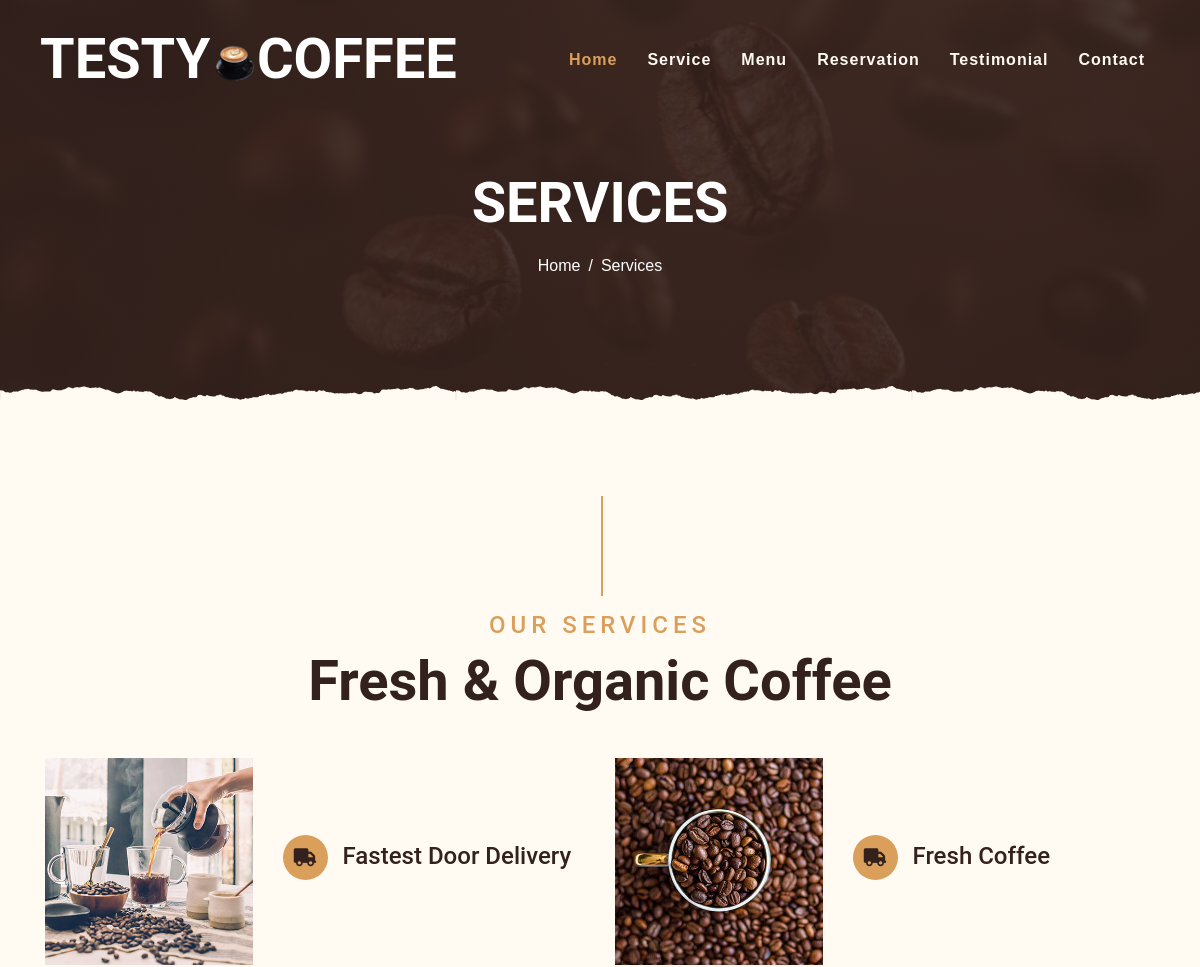
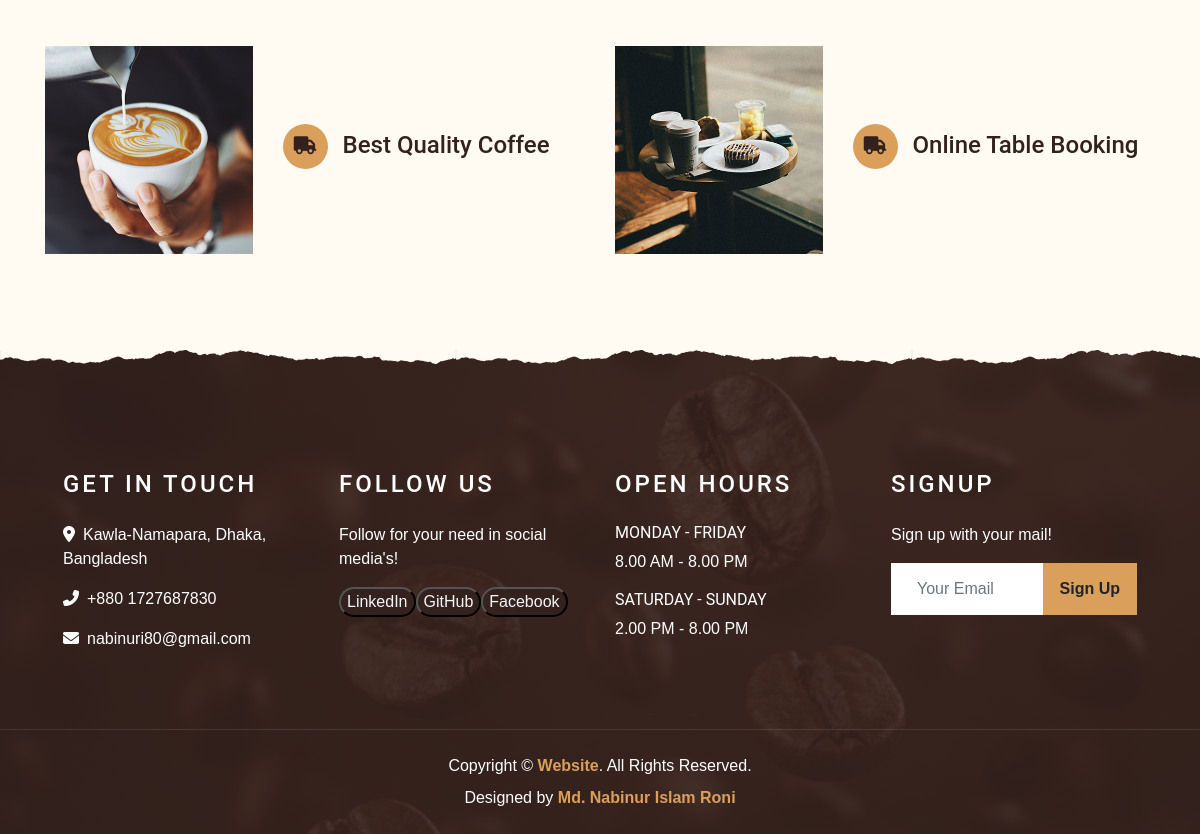
The app's page /service/ with its own data (2 pictures, top to bottom).
### header/models.py (models this page shows)
class All(models.Model):
    title=models.CharField(max_length=100,null=True,default=None,blank=True)
    favicon=models.ImageField(upload_to="",null=True,default=None,blank=True)
    logotext1=models.CharField(max_length=100,null=True,default=None,blank=True)
    logoimg=models.ImageField(upload_to="",null=True,default=None,blank=True)
    logotext2=models.CharField(max_length=100,null=True,default=None,blank=True)
    nav1=models.CharField(max_length=100,null=True,default=None,blank=True)
    nav2=models.CharField(max_length=100,null=True,default=None,blank=True)
    nav3=models.CharField(max_length=100,null=True,default=None,blank=True)
    nav4=models.CharField(max_length=100,null=True,default=None,blank=True)
    nav5=models.CharField(max_length=100,null=True,default=None,blank=True)
    nav6=models.CharField(max_length=100,null=True,default=None,blank=True)

### service/models.py (models this page shows)
class Redirect(models.Model):
    title=models.CharField(max_length=100,null=True,default=None,blank=True)
    nav1=models.CharField(max_length=100,null=True,default=None,blank=True)
    slash=models.CharField(max_length=100,null=True,default=None,blank=True)
    nav2=models.CharField(max_length=100,null=True,default=None,blank=True)

class Serviceinfo(models.Model):
    type=models.CharField(max_length=200,null=True,default=None,blank=True)
    title=models.CharField(max_length=200,null=True,default=None,blank=True)

class Listinfo(models.Model):
    img=models.ImageField(upload_to="",null=True,default=None,blank=True)
    list=models.CharField(max_length=100,null=True,default=None,blank=True)

### footer/models.py (models this page shows)
class Allinfo(models.Model):
    title1=models.CharField(max_length=150,null=True,default=None,blank=True)
    addr=models.CharField(max_length=150,null=True,default=None,blank=True)
    phone=models.CharField(max_length=150,null=True,default=None,blank=True)
    email=models.EmailField(max_length=150,null=True,default=None,blank=True)
    title2=models.CharField(max_length=150,null=True,default=None,blank=True)
    text1=models.CharField(max_length=150,null=True,default=None,blank=True)
    link1=models.CharField(max_length=150,null=True,default=None,blank=True)
    link2=models.CharField(max_length=150,null=True,default=None,blank=True)
    link3=models.CharField(max_length=150,null=True,default=None,blank=True)
    title3=models.CharField(max_length=150,null=True,default=None,blank=True)
    week1=models.CharField(max_length=150,null=True,default=None,blank=True)
    shift1=models.CharField(max_length=150,null=True,default=None,blank=True)
    week2=models.CharField(max_length=150,null=True,default=None,blank=True)
    shift2=models.CharField(max_length=150,null=True,default=None,blank=True)
    title4=models.CharField(max_length=150,null=True,default=None,blank=True)
    text2=models.CharField(max_length=150,null=True,default=None,blank=True)
    placeholder=models.CharField(max_length=150,null=True,default=None,blank=True)
    button=models.CharField(max_length=150,null=True,default=None,blank=True)

class Designation(models.Model):
    copyright=models.CharField(max_length=150,null=True,default=None,blank=True)
    website=models.CharField(max_length=150,null=True,default=None,blank=True)
    text=models.CharField(max_length=150,null=True,default=None,blank=True)
    design=models.CharField(max_length=150,null=True,default=None,blank=True)
    name=models.CharField(max_length=150,null=True,default=None,blank=True)

### extratest/views.py (the view, shortened to what this page needs)
# urls.py: path('service/',views.service,name="service"),
def service(request):
    all=All.objects.first()
    allinfo=Allinfo.objects.first()
    d=Designation.objects.first()
    redirect=Redirect.objects.first()
    serviceinfo=Serviceinfo.objects.first()
    listinfo=Listinfo.objects.all()
    data={
        'all':all,
        'allinfo':allinfo,
        'd':d,
        'redirect':redirect,
        'serviceinfo':serviceinfo,
        'listinfo':listinfo,
    }
    return render(request, 'service.html',data)

### template/service.html
{% extends 'base.html' %}
{% block content %}
    <div class="container-fluid page-header mb-5 position-relative overlay-bottom">
        <div class="d-flex flex-column align-items-center justify-content-center pt-0 pt-lg-5" style="min-height: 400px">
            <h1 class="display-4 mb-3 mt-0 mt-lg-5 text-white text-uppercase">{{redirect.title}}</h1>
            <div class="d-inline-flex mb-lg-5">
                <p class="m-0 text-white"><a class="text-white" href="{% url 'home' %}">{{redirect.nav1}}</a></p>
                <p class="m-0 text-white px-2">{{redirect.slash}}</p>
                <p class="m-0 text-white">{{redirect.nav2}}</p>
            </div>
        </div>
    </div>
    <div class="container-fluid pt-5">
        <div class="container">
            <div class="section-title">
                <h4 class="text-primary text-uppercase" style="letter-spacing: 5px;">{{serviceinfo.type}}</h4>
                <h1 class="display-4">{{serviceinfo.title}}</h1>
            </div>
            <div class="row">
                {% for n in listinfo %}
                <div class="col-lg-6 mb-5">
                    <div class="row align-items-center">
                        <div class="col-sm-5">
                            <img class="img-fluid mb-3 mb-sm-0" src="{{n.img.url}}" alt="">
                        </div>
                        <div class="col-sm-7">
                            <h4><i class="fa fa-truck service-icon"></i>{{n.list}}</h4>
                        </div>
                    </div>
                </div>
                {% endfor %}
            </div>
        </div>
    </div>
{% endblock %}

### template/base.html
{% include 'header.html' %}
{% block content %}
{% endblock %}
{% include 'footer.html' %}

### template/header.html (shortened to what this page needs)
<!DOCTYPE html>
<html lang="en">
<head>
    <link href="/static/https://cdnjs.cloudflare.com/ajax/libs/font-awesome/5.10.0/css/all.min.css" rel="stylesheet">
    <link href="/static/lib/owlcarousel/assets/owl.carousel.min.css" rel="stylesheet">
    <link href="/static/lib/tempusdominus/css/tempusdominus-bootstrap-4.min.css" rel="stylesheet" />
    <link href="/static/css/style.css" rel="stylesheet">
</head>
<body>
    <div class="container-fluid p-0 nav-bar">
        <nav class="navbar navbar-expand-lg bg-none navbar-dark py-3">
            <a href="{% url 'home' %}" class="navbar-brand px-lg-4 m-0">
                <h1 class="m-0 display-4 text-uppercase text-white">{{all.logotext1}}<img style="width: 10%; border-radius: 20px;" src="{{all.logoimg.url}}" alt="">{{all.logotext2}}</h1>
            </a>
            <div class="collapse navbar-collapse justify-content-between" id="navbarCollapse">
                <div class="navbar-nav ml-auto p-4">
                    <a href="{% url 'home' %}" class="nav-item nav-link active">{{all.nav1}}</a>
                    <a href="{% url 'service' %}" class="nav-item nav-link">{{all.nav2}}</a>
                    <a href="{% url 'menu' %}" class="nav-item nav-link">{{all.nav3}}</a>
                    <a href="{% url 'reservation' %}" class="nav-item nav-link">{{all.nav4}}</a>
                    <a href="{% url 'testimonial' %}" class="nav-item nav-link">{{all.nav5}}</a>
                    <a href="{% url 'contact' %}" class="nav-item nav-link">{{all.nav6}}</a>
                </div>
                    </div>
                </div>

### template/footer.html (shortened to what this page needs)
    <div class="container-fluid footer text-white mt-5 pt-5 px-0 position-relative overlay-top">
        <div class="row mx-0 pt-5 px-sm-3 px-lg-5 mt-4">
            <div class="col-lg-3 col-md-6 mb-5">
                <h4 class="text-white text-uppercase mb-4" style="letter-spacing: 3px;">{{allinfo.title1}}</h4>
                <p><i class="fa fa-map-marker-alt mr-2"></i>{{allinfo.addr}}</p>
                <p><i class="fa fa-phone-alt mr-2"></i>{{allinfo.phone}}</p>
                <p class="m-0"><i class="fa fa-envelope mr-2"></i>{{allinfo.email}}</p>
            </div>
            <div class="col-lg-3 col-md-6 mb-5">
                <h4 class="text-white text-uppercase mb-4" style="letter-spacing: 3px;">{{allinfo.title2}}</h4>
                <p>{{allinfo.text1}}</p>
                <div class="d-flex justify-content-start">
                    <a href="https://www.linkedin.com/in/nabinur-islam-roni-46b894373?utm_source=share&utm_campaign=share_via&utm_content=profile&utm_medium=android_app" target="_blank">
                        <button style="background-color: rgba(51, 33, 29, .8); color: whitesmoke; border-radius: 30px;">{{allinfo.link1}}</button></a><br>
                    <a href="https://github.com/2210alphAroni" target="_blank"><button style="background-color: rgba(51, 33, 29, .8); border-radius: 30px; color: whitesmoke;">{{allinfo.link2}}</button></a><br>
                    <a href="https://www.facebook.com/ronystorys" target="_blank"><button style="background-color: rgba(51, 33, 29, .8); border-radius: 30px; color: whitesmoke;">{{allinfo.link3}}</button></a>
                </div>
            </div>
            <div class="col-lg-3 col-md-6 mb-5">
                <h4 class="text-white text-uppercase mb-4" style="letter-spacing: 3px;">{{allinfo.title3}}</h4>
                <div>
                    <h6 class="text-white text-uppercase">{{allinfo.week1}}</h6>
                    <p>{{allinfo.shift1}}</p>
                    <h6 class="text-white text-uppercase">{{allinfo.week2}}</h6>
                    <p>{{allinfo.shift2}}</p>
                </div>
            </div>
            <div class="col-lg-3 col-md-6 mb-5">
                <h4 class="text-white text-uppercase mb-4" style="letter-spacing: 3px;">{{allinfo.title4}}</h4>
                <p>{{allinfo.text2}}</p>
                <div class="w-100">
                    <form method="POST">
                        <div class="input-group">
                        <input type="email" name="email" class="form-control border-light" style="padding: 25px;" placeholder="{{allinfo.placeholder}}" required>
                        <div class="input-group-append">
                            <button class="btn btn-primary font-weight-bold px-3">{{allinfo.button}}</button>
                        </div>
                    </div>
                    </form>
                </div>
            </div>
        </div>
        <div class="container-fluid text-center text-white border-top mt-4 py-4 px-sm-3 px-md-5" style="border-color: rgba(256, 256, 256, .1) !important;">
            <p class="mb-2 text-white">{{d.copyright}} &copy; <a class="font-weight-bold" href="https://blog-site-using-html.vercel.app/" target="_blank">{{d.website}}</a>{{d.text}}</a></p>
            <p class="m-0 text-white">{{d.design}} <a class="font-weight-bold" href="https://github.com/2210alphAroni" target="_blank">{{d.name}}</a></a></p>
        </div>
    </div>
</body>
</html>

### records on screen
All: logotext1 "TESTY", logoimg (picture), logotext2 "COFFEE", nav1 "Home", nav2 "Service", nav3 "Menu", nav4 "Reservation", nav5 "Testimonial", nav6 "Contact"
Redirect: title "SERVICES", nav1 "Home", slash "/", nav2 "Services"
Serviceinfo: type "OUR SERVICES", title "Fresh & Organic Coffee"
Listinfo: img (picture), list "Fastest Door Delivery"
Listinfo: img (picture), list "Fresh Coffee"
Listinfo: img (picture), list "Best Quality Coffee"
Listinfo: img (picture), list "Online Table Booking"
Allinfo: title1 "GET IN TOUCH", addr "Kawla-Namapara, Dhaka, Bangladesh", phone "+880 1727687830", email "nabinuri80@gmail.com", title2 "FOLLOW US", text1 "Follow for your need in social media's!", link1 "LinkedIn", link2 "GitHub", link3 "Facebook", title3 "OPEN HOURS", week1 "MONDAY - FRIDAY", shift1 "8.00 AM - 8.00 PM", week2 "SATURDAY - SUNDAY", shift2 "2.00 PM - 8.00 PM", title4 "SIGNUP", text2 "Sign up with your mail!", email "Your Email", button "Sign Up"
Designation: copyright "Copyright", website "Website", text ". All Rights Reserved.", design "Designed by", name "Md. Nabinur Islam Roni"
